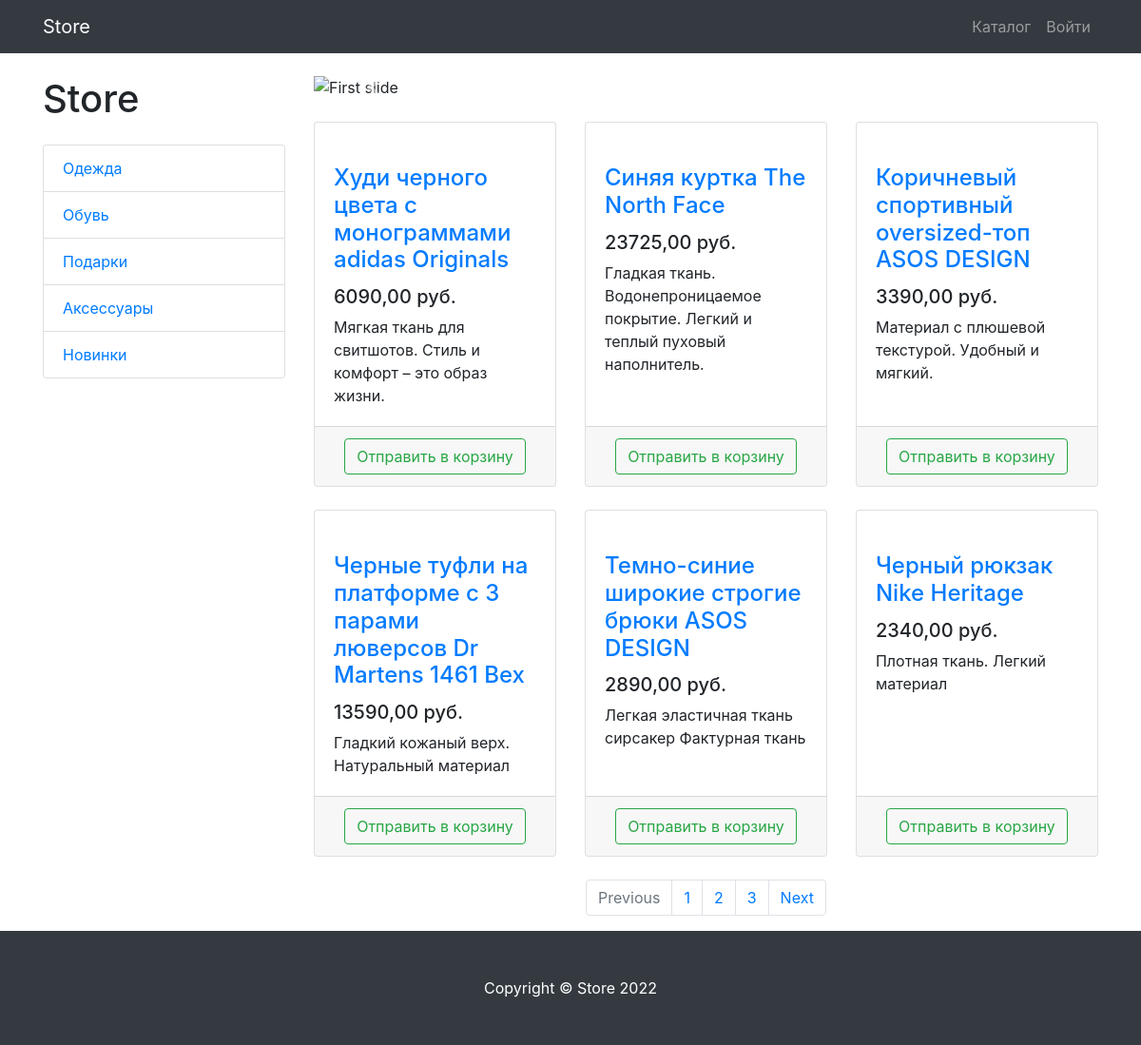
Screenshot of /products/ with the database file from the repository.
### products/models.py (models this page shows, shortened)
class ProductCategory(models.Model):
    name = models.CharField(max_length=256, unique=True)
    description = models.TextField(null=True, blank=True)

class Product(models.Model):
    name = models.CharField(max_length=256, unique=True)
    description = models.TextField()
    price = models.DecimalField(max_digits=7, decimal_places=0)
    quontity = models.PositiveIntegerField(default=0)
    image = models.ImageField(upload_to='products_images')
    category = models.ForeignKey(to=ProductCategory, on_delete=models.CASCADE)

### products/views.py (the view)
# urls.py: path('', products, name='index')
def products(request):
    context = {
        'title': 'Store - Catalog',
        'products': Product.objects.all(),
        'categories': ProductCategory.objects.all()
    }
    return render(request, 'products/products.html', context)

### products/templates/products/products.html (shortened to what this page needs)
{% extends 'products/base.html'%}
{% load static %}
{% block css %}
    <link href="{% static 'vendor/bootstrap/css/bootstrap.min.css' %}" rel="stylesheet">
    <link href="{% static 'vendor/css/products.css' %}" rel="stylesheet">
{% endblock %}
{% block content %}
<div class="container">
    <div class="row">
        <div class="col-lg-3">
            <h1 class="my-4">Store</h1>
            <div class="list-group">
                {% for category in categories %}
                    <a href="#" class="list-group-item">{{ category.name }}</a>
                {% endfor %}
            </div>
        </div>
        <div class="col-lg-9">
            <div id="carouselExampleIndicators" class="carousel slide my-4" data-ride="carousel">
                <ol class="carousel-indicators">
                    <li data-target="#carouselExampleIndicators" data-slide-to="0" class="active"></li>
                    <li data-target="#carouselExampleIndicators" data-slide-to="1"></li>
                    <li data-target="#carouselExampleIndicators" data-slide-to="2"></li>
                </ol>
                <div class="carousel-inner" role="listbox">
                    <div class="carousel-item active">
                        <img class="d-block img-fluid" src="{% static 'vendor/img/slides/slide-1.jpg' %}" alt="First slide">
                    </div>
                </div>
                <a class="carousel-control-prev" href="#carouselExampleIndicators" role="button" data-slide="prev">
                    <span class="carousel-control-prev-icon" aria-hidden="true"></span>
                </a>
                <a class="carousel-control-next" href="#carouselExampleIndicators" role="button" data-slide="next">
                    <span class="carousel-control-next-icon" aria-hidden="true"></span>
                </a>
            </div>
            <div class="row">
                {% for product in products %}
                <div class="col-lg-4 col-md-6 mb-4">
                    <div class="card h-100">
                        <a href="#">
                        </a>
                        <div class="card-body">
                            <h4 class="card-title">
                                <a href="#">{{ product.name }}</a>
                            </h4>
                            <h5>{{ product.price }},00 руб.</h5>
                            <p class="card-text">{{ product.description }}</p>
                        </div>
                        <div class="card-footer text-center">
                            <button type="button" class="btn btn-outline-success">Отправить в корзину</button>
                        </div>
                    </div>
                </div>
                {% endfor %}
            </div>
            <nav aria-label="Page navigation example">
                <ul class="pagination justify-content-center">
                    <li class="page-item disabled">
                        <a class="page-link" href="#" tabindex="-1" aria-disabled="true">Previous</a>
                    </li>
                    <li class="page-item"><a class="page-link" href="#">1</a></li>
                    <li class="page-item"><a class="page-link" href="#">2</a></li>
                    <li class="page-item"><a class="page-link" href="#">3</a></li>
                    <li class="page-item">
                        <a class="page-link" href="#">Next</a>
                    </li>
                </ul>
            </nav>
        </div>
    </div>
</div>
{% endblock %}
{% block footer %}
<footer class="py-5 bg-dark">
    <div class="container">
        <p class="m-0 text-center text-white">Copyright &copy; Store 2022</p>
    </div>
</footer>
{% endblock %}

### products/templates/products/base.html (shortened to what this page needs)
{% load static %}
<!DOCTYPE html>
<html lang="en">
<head>
    {% block css%} {% endblock %}
</head>
<body>
<nav class="navbar navbar-expand-lg navbar-dark bg-dark fixed-top">
    <div class="container">
        <a class="navbar-brand" href="{% url 'index' %}">Store</a>
        <div class="collapse navbar-collapse" id="navbarResponsive">
            <ul class="navbar-nav ml-auto">
                <li class="nav-item">
                    <a class="nav-link" href="{% url 'products:index' %}">Каталог  </a>
                </li>
                {% if user.is_authenticated %}
                    <li class="nav-item dropdown">
                        <a class="nav-link dropdown-toggle" href="#" id="navbarDropdown" role="button"
                           data-bs-toggle="dropdown" aria-expanded="false">
                            <i class="fas fa-user-circle"></i>
                        </a>
                        <ul class="dropdown-menu" aria-labelledby="navbarDropdown">
                            <li>
                                <a class="dropdown-item" href="{% url 'users:profile' %}">Профиль</a>
                            </li>
                            <li><a class="dropdown-item" href="orders/orders.html">Заказы</a></li>
                            {% if user.is_superuser %}
                            <li><a class="dropdown-item" href="{% url 'admin:index' %}">Админ-панель</a></li>
                            {% endif %}
                            <li>
                                <hr class="dropdown-divider">
                            </li>
                            <li>
                                <a class="dropdown-item" href="{% url 'users:logout' %}">
                                    Выйти
                                </a>
                            </li>
                        </ul>
                    </li>
                {% else %}
                <li class="nav-item">
                    <a class="nav-link" href="{% url 'users:login' %}">Войти </a>
                </li>
                {% endif %}
            </ul>
        </div>
    </div>
</nav>
{% block content %} {% endblock %}
{% block footer %} {% endblock %}
</body>
</html>

### rows the page displays
ProductCategory: name "Одежда"
ProductCategory: name "Обувь"
ProductCategory: name "Подарки"
ProductCategory: name "Аксессуары"
ProductCategory: name "Новинки"
Product: name "Худи черного цвета с монограммами adidas Originals", price "6090", description "Мягкая ткань для свитшотов. Стиль и комфорт – это образ жизни."
Product: name "Синяя куртка The North Face", price "23725", description "Гладкая ткань. Водонепроницаемое покрытие. Легкий и теплый пуховый наполнитель."
Product: name "Коричневый спортивный oversized-топ ASOS DESIGN", price "3390", description "Материал с плюшевой текстурой. Удобный и мягкий."
Product: name "Черные туфли на платформе с 3 парами люверсов Dr Martens 1461 Bex", price "13590", description "Гладкий кожаный верх. Натуральный материал"
Product: name "Темно-синие широкие строгие брюки ASOS DESIGN", price "2890", description "Легкая эластичная ткань сирсакер Фактурная ткань"
Product: name "Черный рюкзак Nike Heritage", price "2340", description "Плотная ткань. Легкий материал"
